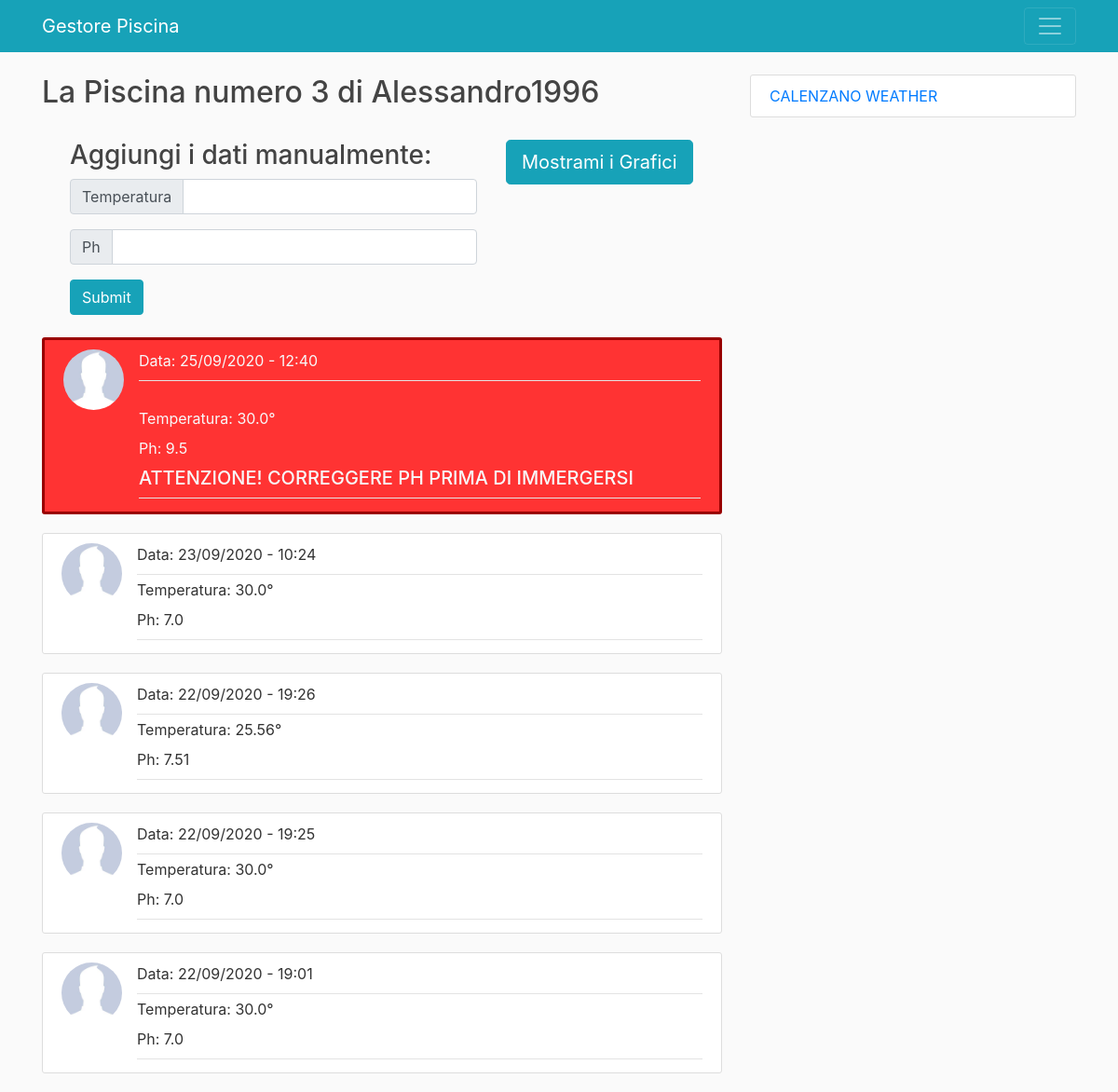
The page /mia_piscina/Alessandro1996/3/ (signed in) on the database its author committed.
### blog/models.py (models this page shows, shortened)
class Value(models.Model):
    temperature = models.FloatField()
    ph = models.FloatField()
    date = models.DateTimeField(default=timezone.now)
    piscina = models.ForeignKey(Piscina, on_delete=models.CASCADE)

class Piscina(models.Model):
    n_piscina = models.IntegerField(default=1)
    user = models.ForeignKey(User, on_delete=models.CASCADE)

### users/models.py (models this page shows, shortened)
class Profile(models.Model):
    user = models.OneToOneField(User, on_delete=models.CASCADE)
    image = models.ImageField(default='default.jpg', upload_to='profile_pics')

### blog/views.py (the view)
# urls.py: path('mia_piscina/<str:username>/<int:n_piscina>/', MiaPiscinaListView.as_view(), name='blog-mia_piscina'),
class MiaPiscinaListView(ListView):
    model = Value
    template_name = 'blog/mia_piscina.html'
    context_object_name = 'values'
    form_class = ValueForm
    paginate_by = 7
    def get_queryset(self):
        usr = get_object_or_404(User, username=self.kwargs.get('username'))
        queryset = Piscina.objects.filter(user=usr)
        id = queryset.get(n_piscina = self.kwargs.get('n_piscina'))
        return Value.objects.filter(piscina=id).order_by('-date')

### blog/templates/blog/mia_piscina.html (shortened to what this page needs)
{% extends "blog/base.html" %}
{%block content%}
<h2>La Piscina numero {{ view.kwargs.n_piscina }} di {{ user.username }}</h2>
<br>
{% if view.kwargs.username == user.username%}
<form action = "/piscina_request/" method = "POST">
<div class="container">
		<div class = "d-flex flex-md-row">
			<div class="col-md-8">
				<h3>Aggiungi i dati manualmente:</h3>
				<div class="input-group mb-3">
				  <div class="input-group-prepend">
					<span class="input-group-text" id="basic-addon1">Temperatura</span>
				  </div>
				  <input id="temperature" type="number" step="0.01" name="temperature" class="form-control" aria-describedby="basic-addon1" value="{{ temperature }}">
				</div>
				<div class="input-group mb-3">
				  <div class="input-group-prepend">
					<span class="input-group-text" id="basic-addon1">Ph</span>
				  </div>
				  <input id="ph" type="number" step="0.01" name="ph" class="form-control" aria-describedby="basic-addon1" value="{{ ph }}">
				</div>
				<button type="submit" class="btn btn-info">Submit</button>
			</div>
			<a type="button" class="btn btn-info btn-lg h-50 mx-auto" href="{% url 'line-chart' user.username view.kwargs.n_piscina %}">Mostrami i Grafici</a>
		</div>
</div>
{% endif %}
<br>
{% for value in values %}
{% if value.ph < 7 or value.ph > 8.3 %}
	<article class="media warning-section">
	<img class="rounded-circle article-img" src="{{ value.piscina.user.profile.image.url }}">
	  <div class="media-body">
		<div class="article-metadata text-light">
		  <label for="date">Data:</label>
		  <a class="mr-2">{{ value.date|date:"d/m/Y - H:i" }}</a>
		</div>
		  <br>
		<div class="article-metadata text-light">
		  <label for="temperature">Temperatura:</label>
		  <a class="mr-2">{{ value.temperature }}°</a>
		  <br>
		  <label for="ph">Ph:</label>
		  <a class="mr-2">{{ value.ph }}</a>
		  <h5 class="text-light">ATTENZIONE! CORREGGERE PH PRIMA DI IMMERGERSI</h5>
		</div>
	  </div>
	</article>
{% else %}
	<article class="media content-section">
	<img class="rounded-circle article-img" src="{{ value.piscina.user.profile.image.url }}">
	  <div class="media-body">
		<div class="article-metadata">
		  <label for="date">Data:</label>
		  <a class="mr-2">{{ value.date|date:"d/m/Y - H:i" }}</a>
		  <br>
		</div>
		<div class="article-metadata">
		  <label for="temperature">Temperatura:</label>
		  <a class="mr-2">{{ value.temperature }}°</a>
		  <br>
		  <label for="ph">Ph:</label>
		  <a class="mr-2">{{ value.ph }}</a>
		</div>
	  </div>
	</article>
</form>
{%endif%}
{% endfor %}
{% endblock content %}

### blog/static/blog/main.css (style rules this page uses)
body { background: #fafafa; color: #333333; margin-top: 5rem; }
h1, h2, h3, h4, h5, h6 { color: #444444; }
.content-section { background: #ffffff; padding: 10px 20px; border: 1px solid #dddddd; border-radius: 3px; margin-bottom: 20px; }
.warning-section { background: #ff3333; padding: 10px 20px; border: 3px solid #990000; border-radius: 3px; margin-bottom: 20px; }
.article-img { height: 65px; width: 65px; margin-right: 16px; }
.article-metadata { padding-bottom: 1px; margin-bottom: 4px; border-bottom: 1px solid #e3e3e3 }

### rows shown on the page
Value: piscina.user.profile.image (placeholder picture), date "25/09/2020 - 12:40", temperature "30.0", ph "9.5"
Value: piscina.user.profile.image (placeholder picture), date "23/09/2020 - 10:24", temperature "30.0", ph "7.0"
Value: piscina.user.profile.image (placeholder picture), date "22/09/2020 - 19:26", temperature "25.56", ph "7.51"
Value: piscina.user.profile.image (placeholder picture), date "22/09/2020 - 19:25", temperature "30.0", ph "7.0"
Value: piscina.user.profile.image (placeholder picture), date "22/09/2020 - 19:01", temperature "30.0", ph "7.0"

### other values the page prints
{{ view.kwargs.n_piscina }} "3"
{{ user.username }} "Alessandro1996"
